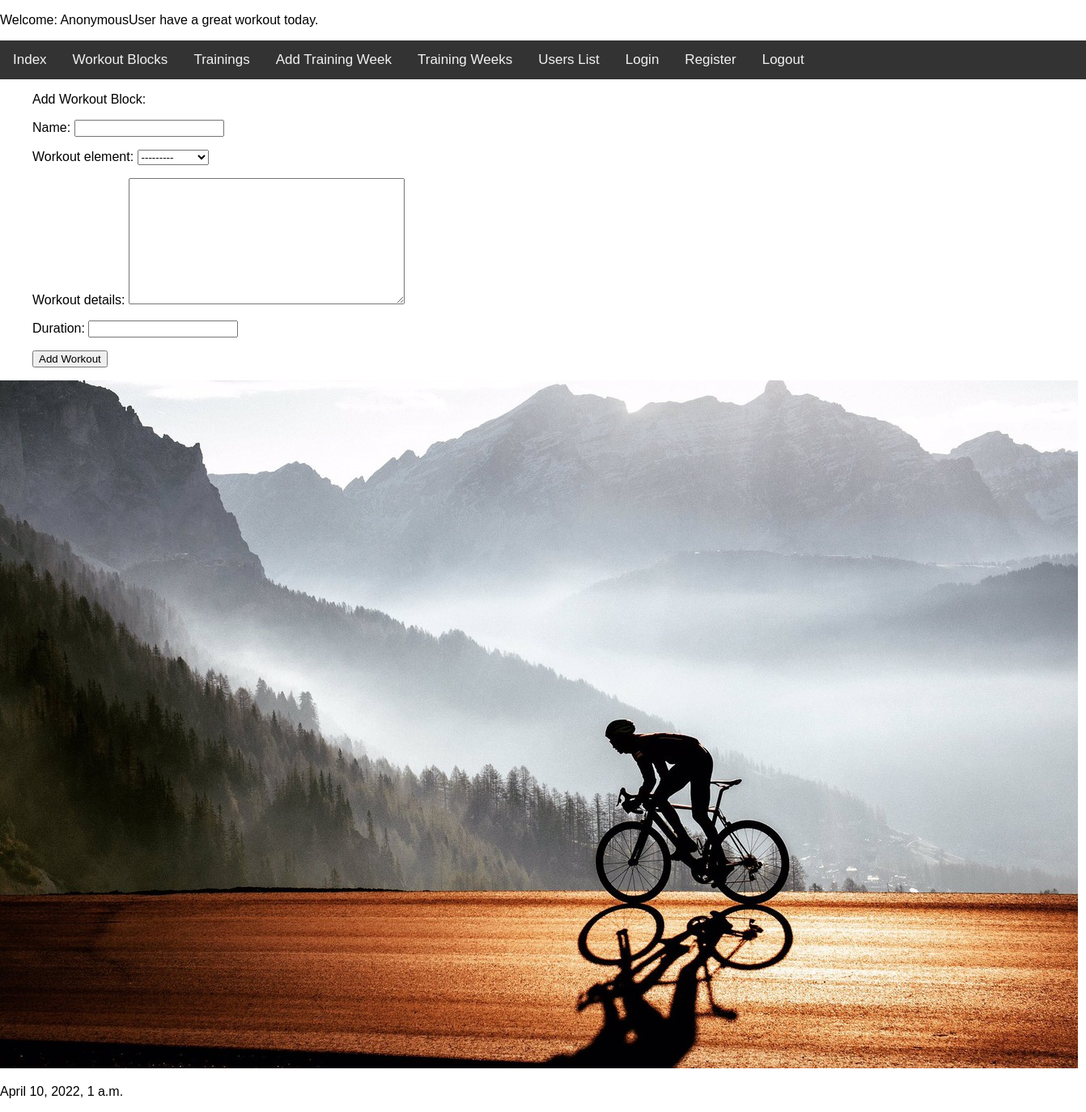
/trainingz_app/list_workout_blocks/, run on an earlier commit of the app's database.
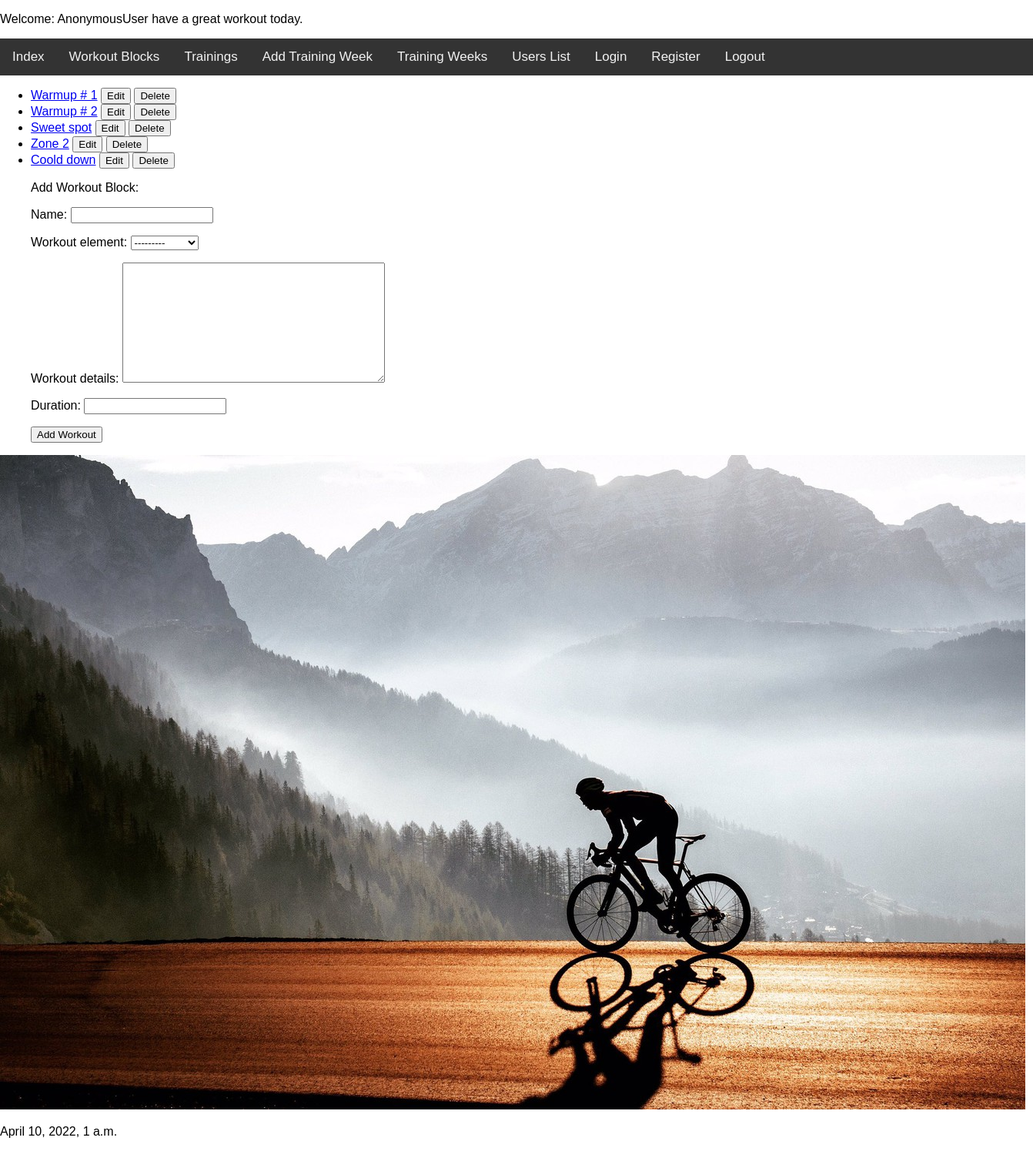
And on a later commit of the database.
### trainingz_app/models.py (models this page shows)
class WorkoutBlock(models.Model):
    name = models.CharField(max_length=50)
    workout_element = models.CharField(max_length=30, choices=WORKOUT_ELEMENTS)
    workout_details = models.TextField()
    duration = models.SmallIntegerField()
    def __str__(self):
        return self.name
    def get_absolute_url(self):
        return reverse("detail_workout_block", args=(self.id,))
    def get_update_url(self):
        return reverse("update_workout_block", kwargs={"id": self.id})
    def get_delete_url(self):
        return reverse("delete_workout_block", kwargs={"id": self.id})

### trainingz_app/views.py (the view, shortened to what this page needs)
class ShowWorkoutBlocksView(View):
    def get(self, request):
        form = AddWorkoutBlockForm()
        return render(request, "list_workout_blocks.html", {"object_list": WorkoutBlock.objects.all(), 'form': form})

### trainingz_app/forms.py
class AddWorkoutBlockForm(forms.ModelForm):
    class Meta:
        model = WorkoutBlock
        fields = "__all__"

### trainingz_app/context_processor.py (called while the page is built)
def get_date(request):
    return {"date": datetime.now()}

### trainingz_app/templates/list_workout_blocks.html (shortened to what this page needs)
{% extends 'base.html' %}
{% block trainingz %}
<ul>
    {% for item in object_list %}
        <li>
            <a href="{{ item.get_absolute_url }}">{{ item }}</a>
            <a href="{{ item.get_update_url }}"><button>Edit</button></a>
            <a href="{{ item.get_delete_url }}"><button>Delete</button></a>
        </li>
    {% endfor %}
 <form method="POST">
     <p>Add Workout Block:</p>
        {{ form.as_p }}
        <input type="submit" value="Add Workout">
</ul>
{% endblock %}

What changed in the data, as far as the page shows it:
added WorkoutBlock: name "Warmup # 1"
added WorkoutBlock: name "Warmup # 2"
added WorkoutBlock: name "Sweet spot"
added WorkoutBlock: name "Zone 2"
added WorkoutBlock: name "Coold down"
